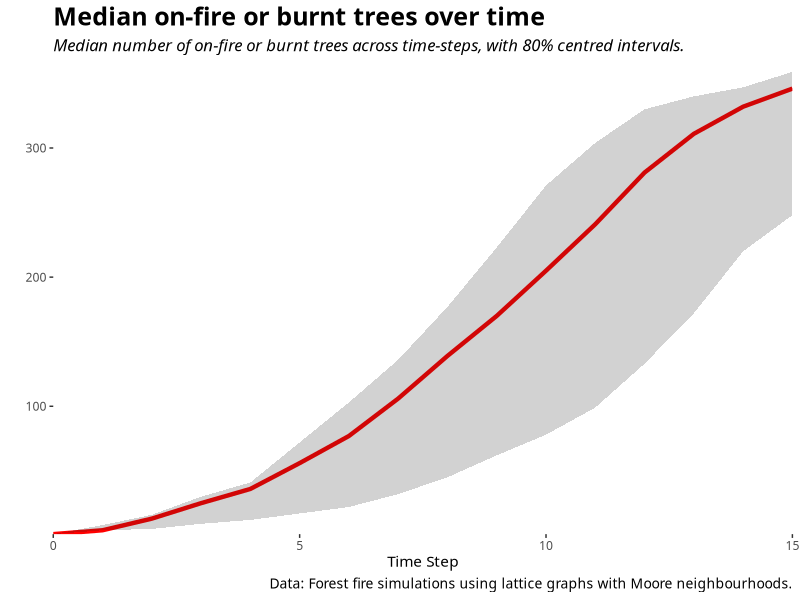

Generate this figure with R:
## Install packages
library(igraph)
library(tidyverse)

## Adapted from comment: https://stackoverflow.com/questions/58949373/how-can-i-shorten-the-runtime-of-for-loops-and-if-statements-in-r-while-using-ig

## Set the plotting theme
theme_clean <- theme_bw(base_family="Calibri") + 
  theme(legend.position = "top",
        legend.title = element_text(size = 12),
        legend.text = element_text(size = 12),
        plot.title = element_text(size = 18, face = "bold"),
        plot.subtitle = element_text(size = 12, face = "italic", margin = margin(b=12)),
        plot.caption = element_text(size = 10),
        panel.grid.major = element_blank(),
        panel.grid.minor = element_blank(),
        panel.border = element_blank())
theme_set(theme_clean)

## Plotting function
plot_sim_tidy <- function(sim_tidy_df){
  sim_tidy_df %>% ggplot() +
    geom_line(aes(x = time,
                  y = med),
              size = 1.5,
              color = "red") +
    geom_ribbon(aes(x = time,
                    ymin = lower_80,
                    ymax = upper_80),
                    fill = "grey12",
                alpha = 0.2) +
    scale_x_continuous(expand = c(0, 0)) +
    scale_y_continuous(expand = c(0, 0)) +
    labs(title = "Median on-fire or burnt trees over time",
         subtitle = "Median number of on-fire or burnt trees across time-steps, with 80% centred intervals.",
         caption = "Data: Forest fire simulations using lattice graphs with Moore neighbourhoods.",
         x = "Time Step",
         y = "")
}

## Forest fire simulation function
forest_fire_sim <- function(simulations = 100,
                            time_steps = 50,
                            fire_probability = 0.8,
                            burn_probability = 0.2,
                            fixed_start = TRUE,
                            forest_length = 20,
                            forest_density = 1)
{
  # Make the blank forest
  extra_edges_df <- tibble(x = as.numeric(1:(forest_length^2-forest_length)),
                           w = case_when(x %% forest_length == 1 ~ NA_real_,
                                         TRUE ~ x + forest_length - 1),
                           z = case_when(x %% forest_length == 0 ~ NA_real_,
                                         TRUE ~ x + forest_length + 1)) %>%
    pivot_longer(cols = 2:3,
                 names_to = "column",
                 values_to = "y",
                 values_drop_na = TRUE) %>%
    select("x", "y")
  extra_edges_v <- cbind(extra_edges_df$x, extra_edges_df$y) %>% t() %>% c()
  
  blank_forest <- graph.lattice(
    length = forest_length,
    dim = 2) %>% #to make a square forest
    add_edges(edges = extra_edges_v)
  V(blank_forest)$color <- "grey"
  sim_results <- tibble()
  
  for (x in 1:simulations) {
    # Each iteration has different starting forests with fixed tree density
    G <- blank_forest
    V(G)$color[sample(forest_length^2, (forest_length^2*forest_density))] <- "green"
    
    # Fires could start at a random tree or in the centre
    if(fixed_start){
      V(G)$color[round(forest_length^2/2)-(forest_length/2) ] <- "red" }
    else{
      V(G)$color[sample(forest_length^2, 1)] <- "red" }
    
    # Set the initial simulation data row
    sim_counts <- tibble(alive = length(which(V(G)$color == "green")),
                          fire = length(which(V(G)$color == "red")),
                          burnt = length(which(V(G)$color == "black")),
                          time = 0,
                          simulation = x)
    
    for(h in 1:time_steps){
      # Burn out trees that are on fire using burn_probability
      trees_on_fire <- V(G)[V(G)$color %in% c("red", "orange")] 
      V(G)$color[trees_on_fire[runif(length(trees_on_fire), 0, 1) <= burn_probability]] <- "black"
      
      # Set green neighbour trees of burning trees on fire with fire_probability
      ignited <-  V(G)$color == "red"
      possible_fires <- adjacent_vertices(G, ignited, mode = "total")
      
      # The check is for unique vertices
      possible_fires <- unique(unlist(possible_fires))
      tree_fires <- possible_fires[runif(length(possible_fires), 0, 1) <= fire_probability]
      
      # Store the prior burning trees as orange
      V(G)$color[ignited] <- "orange"
      
      # Set all identified neighbours of flaming trees on fire at once
      V(G)$color[tree_fires][V(G)$color[tree_fires] == "green"] <- "red" 
      
      # Add new row to the simulation data
      sim_counts <- sim_counts %>%
        add_row(alive = length(which(V(G)$color == "green")),
                fire = length(which(V(G)$color %in% c("red", "orange"))),
                burnt = length(which(V(G)$color == "black")),
                time = h,
                simulation = x)
    }
    sim_results <- bind_rows(sim_results, sim_counts)
  }
  sim_results <- bind_rows(sim_results, sim_counts)
  
  # Create the summary table and graph
  sim_tidy_df <- sim_results %>%
    mutate(fire_or_burnt = fire + burnt) %>%
    group_by(time) %>%
    summarise(med = median(fire_or_burnt),
              lower_80 = quantile(fire_or_burnt, prob = 0.1, na.rm = TRUE),
              upper_80 = quantile(fire_or_burnt, prob = 0.9, na.rm = TRUE))
  sim_tidy_gg <- plot_sim_tidy(sim_tidy_df)
  
  # Publish the results
  plot(sim_tidy_gg)
  print(sim_results)
}

## For testing
set.seed(6347)
forest_fire_sim(fire_probability = 0.5,
                burn_probability = 0.1,
                time_steps = 15,
                simulations = 10)